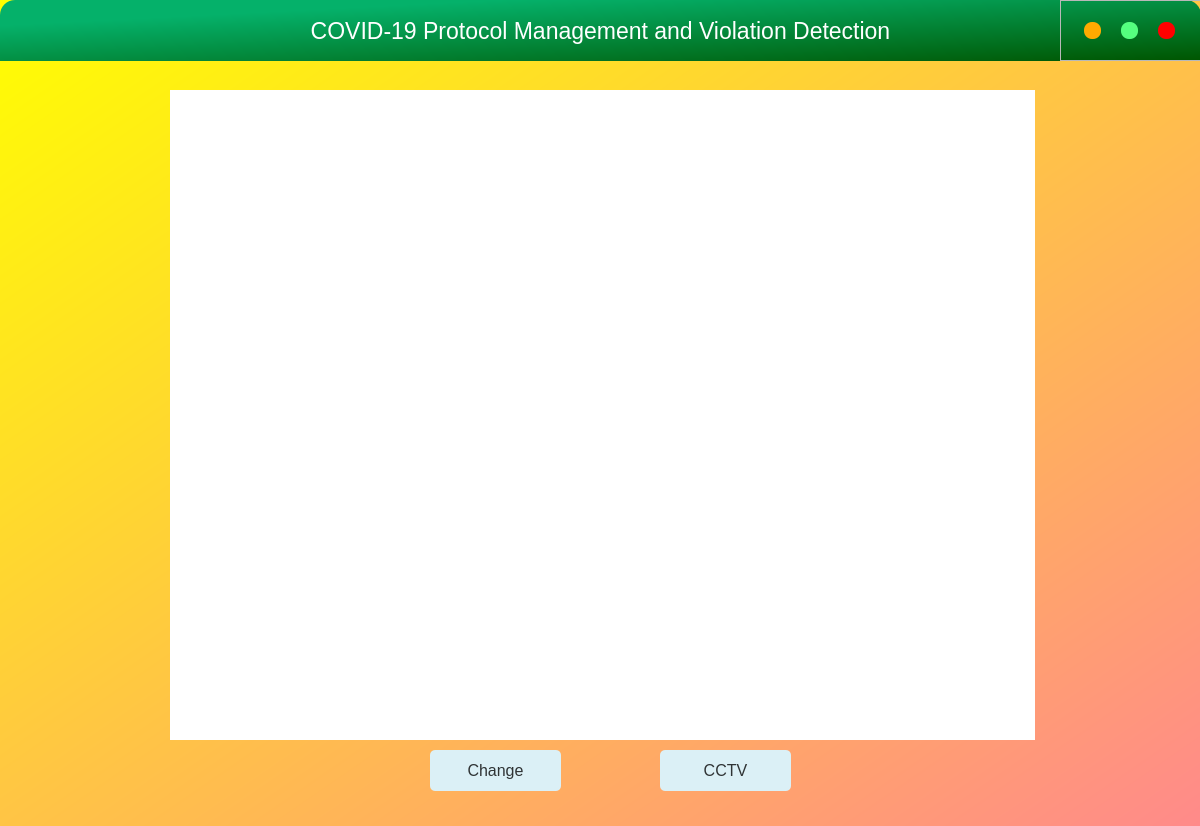
<?xml version="1.0" encoding="UTF-8"?>
<ui version="4.0">
 <class>Dialog</class>
 <widget class="QDialog" name="Dialog">
  <property name="geometry">
   <rect>
    <x>0</x>
    <y>0</y>
    <width>1200</width>
    <height>826</height>
   </rect>
  </property>
  <property name="windowTitle">
   <string>Dialog</string>
  </property>
  <property name="styleSheet">
   <string notr="true">QDialog#Dialog{border-radius:15px;
background-color:qlineargradient(spread:pad, x1:0, y1:0, x2:1, y2:1, stop:0 rgba(255, 255, 0, 255), stop:1 rgba(255, 138, 138, 255));}</string>
  </property>
  <widget class="QFrame" name="frame">
   <property name="geometry">
    <rect>
     <x>0</x>
     <y>0</y>
     <width>1201</width>
     <height>801</height>
    </rect>
   </property>
   <property name="autoFillBackground">
    <bool>false</bool>
   </property>
   <property name="styleSheet">
    <string notr="true"/>
   </property>
   <widget class="QLabel" name="error">
    <property name="geometry">
     <rect>
      <x>350</x>
      <y>670</y>
      <width>501</width>
      <height>20</height>
     </rect>
    </property>
    <property name="font">
     <font>
      <pointsize>11</pointsize>
     </font>
    </property>
    <property name="styleSheet">
     <string notr="true">color:red;</string>
    </property>
    <property name="text">
     <string/>
    </property>
    <property name="alignment">
     <set>Qt::AlignCenter</set>
    </property>
   </widget>
   <widget class="QLabel" name="image">
    <property name="geometry">
     <rect>
      <x>170</x>
      <y>90</y>
      <width>865</width>
      <height>650</height>
     </rect>
    </property>
    <property name="styleSheet">
     <string notr="true">background-color:white</string>
    </property>
    <property name="text">
     <string/>
    </property>
   </widget>
   <widget class="QPushButton" name="change">
    <property name="geometry">
     <rect>
      <x>430</x>
      <y>750</y>
      <width>131</width>
      <height>41</height>
     </rect>
    </property>
    <property name="font">
     <font>
      <pointsize>12</pointsize>
     </font>
    </property>
    <property name="styleSheet">
     <string notr="true">QPushButton#change{
background-color:rgb(219,240,246);
color:rgba(0,0,0,200);
border-radius:5px;
}
QPushButton#change:pressed{
padding-left:5px;
padding-top:5px;
background-color:rgba(50,50,50,100);
background-position:calc(100% -5px)center;
}
QPushButton#change:hover{
background-color:rgba(255,254,247,200);
}
</string>
    </property>
    <property name="text">
     <string>Change</string>
    </property>
   </widget>
   <widget class="QPushButton" name="cc">
    <property name="geometry">
     <rect>
      <x>660</x>
      <y>750</y>
      <width>131</width>
      <height>41</height>
     </rect>
    </property>
    <property name="font">
     <font>
      <pointsize>12</pointsize>
     </font>
    </property>
    <property name="styleSheet">
     <string notr="true">QPushButton#cc{
background-color:rgb(219,240,246);
color:rgba(0,0,0,200);
border-radius:5px;
}
QPushButton#cc:pressed{
padding-left:5px;
padding-top:5px;
background-color:rgba(50,50,50,100);
background-position:calc(100% -5px)center;
}
QPushButton#cc:hover{
background-color:rgba(255,254,247,200);
}
</string>
    </property>
    <property name="text">
     <string>CCTV</string>
    </property>
   </widget>
  </widget>
  <widget class="QFrame" name="frame_buttons">
   <property name="geometry">
    <rect>
     <x>1060</x>
     <y>0</y>
     <width>141</width>
     <height>61</height>
    </rect>
   </property>
   <property name="frameShape">
    <enum>QFrame::StyledPanel</enum>
   </property>
   <property name="frameShadow">
    <enum>QFrame::Raised</enum>
   </property>
   <layout class="QHBoxLayout" name="horizontalLayout">
    <item>
     <widget class="QPushButton" name="min">
      <property name="minimumSize">
       <size>
        <width>16</width>
        <height>16</height>
       </size>
      </property>
      <property name="maximumSize">
       <size>
        <width>17</width>
        <height>17</height>
       </size>
      </property>
      <property name="styleSheet">
       <string notr="true">QPushButton{
border:none;
border-radius:8px;
background-color:rgb(255,170,0);
}
QPushButton:hover{
background-color:rgba(255,170,0,150)
}</string>
      </property>
      <property name="text">
       <string/>
      </property>
     </widget>
    </item>
    <item>
     <widget class="QPushButton" name="max">
      <property name="minimumSize">
       <size>
        <width>16</width>
        <height>16</height>
       </size>
      </property>
      <property name="maximumSize">
       <size>
        <width>17</width>
        <height>17</height>
       </size>
      </property>
      <property name="styleSheet">
       <string notr="true">QPushButton{
border:none;
border-radius:8px;
background-color:rgb(85,255,127);
}
QPushButton:hover{
background-color:rgba(85,255,127,150)
}</string>
      </property>
      <property name="text">
       <string/>
      </property>
     </widget>
    </item>
    <item>
     <widget class="QPushButton" name="close">
      <property name="minimumSize">
       <size>
        <width>16</width>
        <height>16</height>
       </size>
      </property>
      <property name="maximumSize">
       <size>
        <width>17</width>
        <height>17</height>
       </size>
      </property>
      <property name="styleSheet">
       <string notr="true">QPushButton{
border:none;
border-radius:8px;
background-color:rgb(255,0,0);
}
QPushButton:hover{
background-color:rgba(255,0,0,150)
}</string>
      </property>
      <property name="text">
       <string/>
      </property>
     </widget>
    </item>
   </layout>
  </widget>
  <widget class="QFrame" name="frame_2">
   <property name="geometry">
    <rect>
     <x>0</x>
     <y>0</y>
     <width>1201</width>
     <height>61</height>
    </rect>
   </property>
   <property name="styleSheet">
    <string notr="true">QFrame#frame_2{
background-color:qlineargradient(spread:pad, x1:0, y1:0, x2:1, y2:1, stop:0.210227 rgba(5, 177, 106, 255), stop:1 rgba(0, 85, 0, 255));
border-top-left-radius:15px;
border-bottom-right-radius:0px;
border-top-right-radius:15px;
border-bottom-left-radius:0px
}</string>
   </property>
   <widget class="QLabel" name="label_2">
    <property name="geometry">
     <rect>
      <x>20</x>
      <y>10</y>
      <width>1161</width>
      <height>41</height>
     </rect>
    </property>
    <property name="font">
     <font>
      <pointsize>17</pointsize>
      <italic>false</italic>
      <bold>false</bold>
      <underline>false</underline>
      <kerning>true</kerning>
     </font>
    </property>
    <property name="styleSheet">
     <string notr="true">font: 17pt &quot;MS Shell Dlg 2&quot;;
color:white;</string>
    </property>
    <property name="text">
     <string>COVID-19 Protocol Management and Violation Detection</string>
    </property>
    <property name="alignment">
     <set>Qt::AlignCenter</set>
    </property>
   </widget>
  </widget>
  <zorder>frame</zorder>
  <zorder>frame_2</zorder>
  <zorder>frame_buttons</zorder>
 </widget>
 <resources/>
 <connections/>
</ui>
